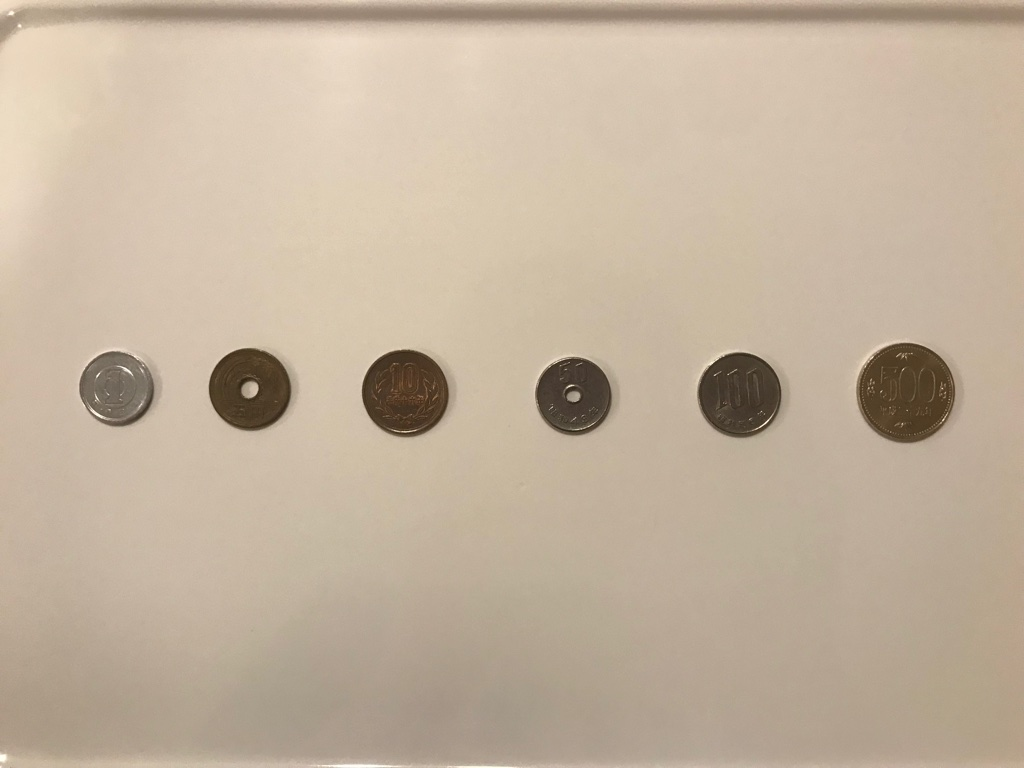
//> input picture src/09/cls/05/assets/coins.jpg, 1024 x 768 px
$ ./main   (built with g++ and OpenCV 4)
//> lines starting //> are read from the running program, lines starting //| are printed output that depends on the picture; after the words box and inside, x2 and y2 are one past the last pixel; in counts of white or black regions, pixels touching at a corner belong together
#include <iostream>
#include <opencv2/opencv.hpp>

#define FILE_NAME_INPUT "./assets/coins.jpg"
#define THRESHOLD 120

typedef struct
{
  int idx;
  double arc_len;
  double area;
  double circularity;
} ContourStat;

ContourStat calc_contour_stat(const int idx, const std::vector<cv::Point> &contour)
{
  auto arc_len = cv::arcLength(contour, true);
  auto area = cv::contourArea(contour);
  auto circularity = (4 * M_PI * area) / (arc_len * arc_len);

  return {idx, arc_len, area, circularity};
}

void print_contours_stat(const ContourStat &stat)
{
  printf("%2d: L=%10.2f, S=%10.2f, R=%.2f\n", stat.idx, stat.arc_len, stat.area, stat.circularity);
}

int get_index_inferred_500yen(const std::vector<std::vector<cv::Point>> &contours)
{
  auto stats = std::vector<ContourStat>();
  {
    auto idx = 0;
    auto mapper = [&idx](const std::vector<cv::Point> &contour) { return calc_contour_stat(idx++, contour); };
    std::transform(contours.begin(), contours.end(), std::back_inserter(stats), mapper);
    std::for_each(stats.begin(), stats.end(), print_contours_stat);
  }

  auto stats_without_noise = std::vector<ContourStat>();

  { // NOTE: コインのみの輪郭を抽出するために面積でフィルタリング
    auto pred = [](const ContourStat &stat) { return stat.area > 100; };
    // ref: https://stackoverflow.com/a/21204788
    std::copy_if(stats.begin(), stats.end(), std::back_inserter(stats_without_noise), pred);
  }

  // NOTE: 500 円玉の輪郭 ... 最大面積をもつ輪郭
  auto comparer = [](const ContourStat &a, const ContourStat &b) { return a.circularity < b.circularity; };
  auto stats_max_iter = std::max_element(stats_without_noise.begin(), stats_without_noise.end(), comparer);

  return stats_max_iter->idx;
}

int main(int argc, const char *argv[])
{
  auto input = cv::imread(FILE_NAME_INPUT);
//> input is the input picture: 768 rows x 1024 cols, CV_8UC3; mean B, G, R 157.1, 177.4, 194.1
  if (input.empty())
  {
    fprintf(stderr, "読み込み失敗\n");
    return -1;
  }

  auto input_bin = cv::Mat(input.size(), CV_8UC1);
  cv::cvtColor(input, input_bin, cv::COLOR_BGR2GRAY);
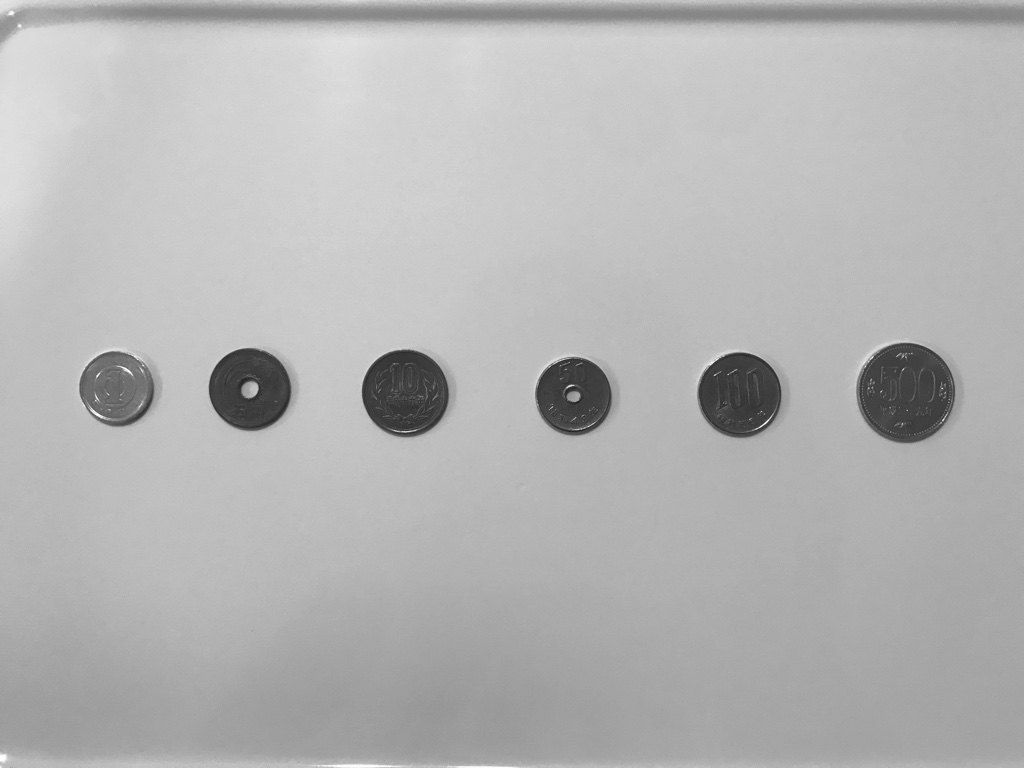
//> input_bin: 768 rows x 1024 cols, CV_8UC1; min 33, max 254, mean 180.1
  cv::threshold(input_bin, input_bin, THRESHOLD, 255, cv::THRESH_BINARY_INV);
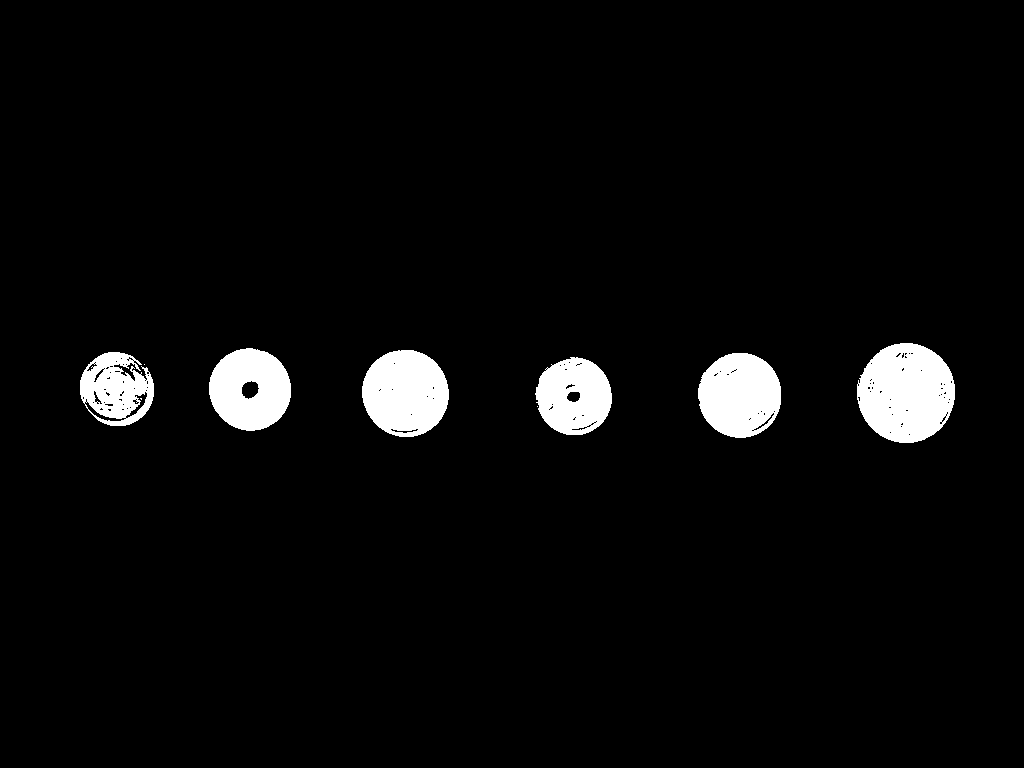
//> input_bin: 768 rows x 1024 cols, CV_8UC1; 4.1% white; 9 white regions (3 under 20 px)

  // NOTE: `findContours` は入力画像を破壊的に変更するため一旦クローン
  auto input_bin_cloned = input_bin.clone();
  auto contours = std::vector<std::vector<cv::Point>>();
  cv::findContours(input_bin_cloned, contours, cv::RETR_EXTERNAL, cv::CHAIN_APPROX_NONE);
//> contours = 8 contours, 2 with area under 20; largest, box (x1, y1, x2, y2) and area: (857, 343, 955, 443) 7515, (362, 350, 449, 437) 5830, (698, 353, 781, 438) 5460, (209, 348, 291, 431) 5188, (535, 357, 612, 435) 4513, (80, 352, 154, 426) 3906

  auto target_idx = get_index_inferred_500yen(contours);
//> in calc_contour_stat, `auto arc_len = cv::arcLength(contour, true);`: arc_len = 0
//> in calc_contour_stat, `auto circularity = (4 * M_PI * area) / (arc_len * arc_len);`: circularity = nan
//> in get_index_inferred_500yen, `std::transform(contours.begin(), contours.end(), std::back_inserter(st..`: stats = 8 items
//|  0: L=      0.00, S=      0.00, R=-nan
//|  1: L=      0.00, S=      0.00, R=-nan
//|  2: L=    266.59, S=   4513.00, R=0.80
//|  3: L=    278.84, S=   5460.50, R=0.88
//|  4: L=    425.35, S=   3906.50, R=0.27
//|  5: L=    286.84, S=   5829.50, R=0.89
//|  6: L=    271.18, S=   5188.50, R=0.89
//|  7: L=    335.22, S=   7515.00, R=0.84
//> in get_index_inferred_500yen, `std::copy_if(stats.begin(), stats.end(), std::back_inserter(stats_with..`: stats_without_noise = 6 items
//> target_idx = 5

  auto output = input.clone();
  auto magenta = cv::Vec3b(255, 0, 255);
  cv::drawContours(output, contours, target_idx, magenta, 2, cv::LINE_8);
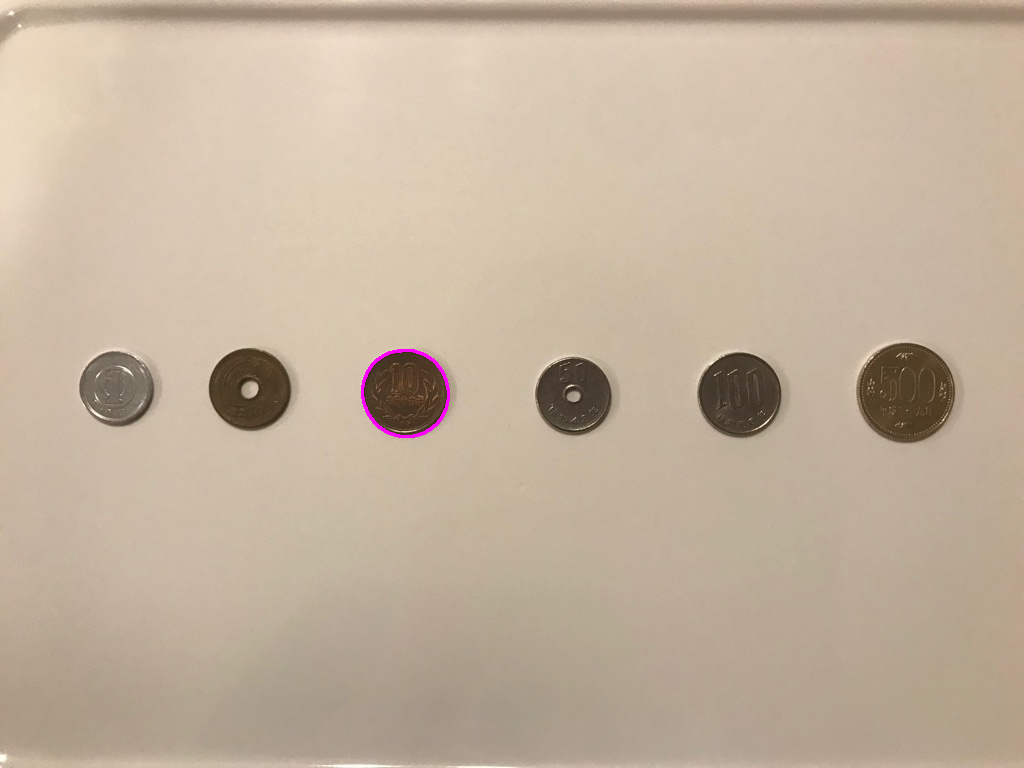
//> output: 768 rows x 1024 cols, CV_8UC3; 0.12% of pixels changed, all inside (x1, y1, x2, y2) = (361, 349, 450, 438)

  cv::imshow("input", input);
  cv::imshow("input_bin", input_bin);
  cv::imshow("output", output);
  cv::waitKey();

  return 0;
}
